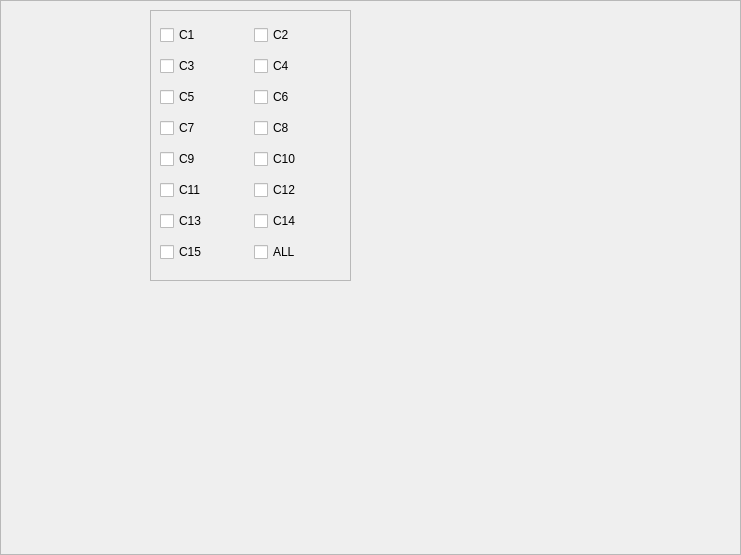
      <widget class="QFrame" name="MainWidget">
       <property name="minimumSize">
        <size>
         <width>741</width>
         <height>555</height>
        </size>
       </property>
       <property name="maximumSize">
        <size>
         <width>741</width>
         <height>555</height>
        </size>
       </property>
       <property name="frameShape">
        <enum>QFrame::StyledPanel</enum>
       </property>
       <property name="frameShadow">
        <enum>QFrame::Raised</enum>
       </property>
       <widget class="QFrame" name="Fram_Choose">
        <property name="geometry">
         <rect>
          <x>150</x>
          <y>10</y>
          <width>201</width>
          <height>271</height>
         </rect>
        </property>
        <property name="frameShape">
         <enum>QFrame::StyledPanel</enum>
        </property>
        <property name="frameShadow">
         <enum>QFrame::Raised</enum>
        </property>
        <layout class="QVBoxLayout" name="verticalLayout_9">
         <item>
          <layout class="QHBoxLayout" name="horizontalLayout_10">
           <item>
            <widget class="QCheckBox" name="Ckb_C1">
             <property name="text">
              <string>C1</string>
             </property>
            </widget>
           </item>
           <item>
            <widget class="QCheckBox" name="Ckb_C2">
             <property name="text">
              <string>C2</string>
             </property>
            </widget>
           </item>
          </layout>
         </item>
         <item>
          <layout class="QHBoxLayout" name="horizontalLayout_9">
           <item>
            <widget class="QCheckBox" name="Ckb_C3">
             <property name="text">
              <string>C3</string>
             </property>
            </widget>
           </item>
           <item>
            <widget class="QCheckBox" name="Ckb_C4">
             <property name="text">
              <string>C4</string>
             </property>
            </widget>
           </item>
          </layout>
         </item>
         <item>
          <layout class="QHBoxLayout" name="horizontalLayout_11">
           <item>
            <widget class="QCheckBox" name="Ckb_C5">
             <property name="text">
              <string>C5</string>
             </property>
            </widget>
           </item>
           <item>
            <widget class="QCheckBox" name="Ckb_C6">
             <property name="text">
              <string>C6</string>
             </property>
            </widget>
           </item>
          </layout>
         </item>
         <item>
          <layout class="QHBoxLayout" name="horizontalLayout_13">
           <item>
            <widget class="QCheckBox" name="Ckb_C7">
             <property name="text">
              <string>C7</string>
             </property>
            </widget>
           </item>
           <item>
            <widget class="QCheckBox" name="Ckb_C8">
             <property name="text">
              <string>C8</string>
             </property>
            </widget>
           </item>
          </layout>
         </item>
         <item>
          <layout class="QHBoxLayout" name="horizontalLayout_14">
           <item>
            <widget class="QCheckBox" name="Ckb_C9">
             <property name="text">
              <string>C9</string>
             </property>
            </widget>
           </item>
           <item>
            <widget class="QCheckBox" name="Ckb_C10">
             <property name="text">
              <string>C10</string>
             </property>
            </widget>
           </item>
          </layout>
         </item>
         <item>
          <layout class="QHBoxLayout" name="horizontalLayout_15">
           <item>
            <widget class="QCheckBox" name="Ckb_C11">
             <property name="text">
              <string>C11</string>
             </property>
            </widget>
           </item>
           <item>
            <widget class="QCheckBox" name="Ckb_C12">
             <property name="text">
              <string>C12</string>
             </property>
            </widget>
           </item>
          </layout>
         </item>
         <item>
          <layout class="QHBoxLayout" name="horizontalLayout_16">
           <item>
            <widget class="QCheckBox" name="Ckb_C13">
             <property name="text">
              <string>C13</string>
             </property>
            </widget>
           </item>
           <item>
            <widget class="QCheckBox" name="Ckb_C14">
             <property name="text">
              <string>C14</string>
             </property>
            </widget>
           </item>
          </layout>
         </item>
         <item>
          <layout class="QHBoxLayout" name="horizontalLayout_17">
           <item>
            <widget class="QCheckBox" name="Ckb_C15">
             <property name="text">
              <string>C15</string>
             </property>
            </widget>
           </item>
           <item>
            <widget class="QCheckBox" name="Ckb_All">
             <property name="text">
              <string>ALL</string>
             </property>
            </widget>
           </item>
          </layout>
         </item>
        </layout>
       </widget>
      </widget>
